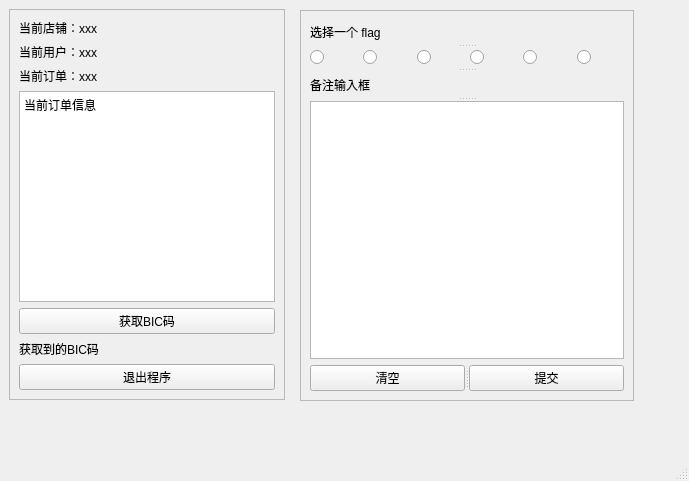
<?xml version="1.0" encoding="UTF-8"?>
<ui version="4.0">
 <class>mainWindow</class>
 <widget class="QMainWindow" name="mainWindow">
  <property name="geometry">
   <rect>
    <x>0</x>
    <y>0</y>
    <width>689</width>
    <height>481</height>
   </rect>
  </property>
  <property name="windowTitle">
   <string>备注监控</string>
  </property>
  <widget class="QWidget" name="centralwidget">
   <widget class="QFrame" name="frame">
    <property name="geometry">
     <rect>
      <x>9</x>
      <y>9</y>
      <width>276</width>
      <height>391</height>
     </rect>
    </property>
    <property name="frameShape">
     <enum>QFrame::StyledPanel</enum>
    </property>
    <property name="frameShadow">
     <enum>QFrame::Raised</enum>
    </property>
    <layout class="QVBoxLayout" name="verticalLayout">
     <item>
      <widget class="QLabel" name="CurrentStoreLabel">
       <property name="text">
        <string>当前店铺：xxx</string>
       </property>
      </widget>
     </item>
     <item>
      <widget class="QLabel" name="CurrentUserLabel">
       <property name="text">
        <string>当前用户：xxx</string>
       </property>
      </widget>
     </item>
     <item>
      <widget class="QLabel" name="CurrentOrderLabel">
       <property name="text">
        <string>当前订单：xxx</string>
       </property>
      </widget>
     </item>
     <item>
      <widget class="QTextBrowser" name="CurrentOrderInfo">
       <property name="html">
        <string>&lt;!DOCTYPE HTML PUBLIC &quot;-//W3C//DTD HTML 4.0//EN&quot; &quot;http://www.w3.org/TR/REC-html40/strict.dtd&quot;&gt;
&lt;html&gt;&lt;head&gt;&lt;meta name=&quot;qrichtext&quot; content=&quot;1&quot; /&gt;&lt;style type=&quot;text/css&quot;&gt;
p, li { white-space: pre-wrap; }
&lt;/style&gt;&lt;/head&gt;&lt;body style=&quot; font-family:'SimSun'; font-size:9pt; font-weight:400; font-style:normal;&quot;&gt;
&lt;p style=&quot; margin-top:0px; margin-bottom:0px; margin-left:0px; margin-right:0px; -qt-block-indent:0; text-indent:0px;&quot;&gt;当前订单信息&lt;/p&gt;&lt;/body&gt;&lt;/html&gt;</string>
       </property>
      </widget>
     </item>
     <item>
      <widget class="QPushButton" name="GetBicButton">
       <property name="text">
        <string>获取BIC码</string>
       </property>
      </widget>
     </item>
     <item>
      <widget class="QLabel" name="BicLabel">
       <property name="text">
        <string>获取到的BIC码</string>
       </property>
      </widget>
     </item>
     <item>
      <widget class="QPushButton" name="QuitButton">
       <property name="text">
        <string>退出程序</string>
       </property>
      </widget>
     </item>
    </layout>
   </widget>
   <widget class="QFrame" name="frame_2">
    <property name="geometry">
     <rect>
      <x>854</x>
      <y>9</y>
      <width>16</width>
      <height>517</height>
     </rect>
    </property>
    <property name="frameShape">
     <enum>QFrame::StyledPanel</enum>
    </property>
    <property name="frameShadow">
     <enum>QFrame::Raised</enum>
    </property>
   </widget>
   <widget class="QFrame" name="frame_3">
    <property name="geometry">
     <rect>
      <x>300</x>
      <y>10</y>
      <width>334</width>
      <height>391</height>
     </rect>
    </property>
    <property name="frameShape">
     <enum>QFrame::StyledPanel</enum>
    </property>
    <property name="frameShadow">
     <enum>QFrame::Raised</enum>
    </property>
    <layout class="QVBoxLayout" name="verticalLayout_2">
     <item>
      <widget class="QSplitter" name="splitter_2">
       <property name="orientation">
        <enum>Qt::Vertical</enum>
       </property>
       <widget class="QLabel" name="ChoiceFlagLabel">
        <property name="text">
         <string>选择一个 flag</string>
        </property>
       </widget>
       <widget class="QWidget" name="">
        <layout class="QHBoxLayout" name="horizontalLayout">
         <item>
          <widget class="QRadioButton" name="FlagRed">
           <property name="text">
            <string/>
           </property>
           <property name="icon">
            <iconset>
             <normaloff>flags/flag_red.png</normaloff>flags/flag_red.png</iconset>
           </property>
          </widget>
         </item>
         <item>
          <widget class="QRadioButton" name="FlagGrey">
           <property name="text">
            <string/>
           </property>
           <property name="icon">
            <iconset>
             <normaloff>flags/flag_grey.png</normaloff>flags/flag_grey.png</iconset>
           </property>
          </widget>
         </item>
         <item>
          <widget class="QRadioButton" name="FlagYellow">
           <property name="text">
            <string/>
           </property>
           <property name="icon">
            <iconset>
             <normaloff>flags/flag_yellow.png</normaloff>flags/flag_yellow.png</iconset>
           </property>
          </widget>
         </item>
         <item>
          <widget class="QRadioButton" name="FlagGreen">
           <property name="text">
            <string/>
           </property>
           <property name="icon">
            <iconset>
             <normaloff>flags/flag_green.png</normaloff>flags/flag_green.png</iconset>
           </property>
          </widget>
         </item>
         <item>
          <widget class="QRadioButton" name="FlagBlue">
           <property name="text">
            <string/>
           </property>
           <property name="icon">
            <iconset>
             <normaloff>flags/flag_blue.png</normaloff>flags/flag_blue.png</iconset>
           </property>
          </widget>
         </item>
         <item>
          <widget class="QRadioButton" name="FlagPurple">
           <property name="text">
            <string/>
           </property>
           <property name="icon">
            <iconset>
             <normaloff>flags/flag_purple.png</normaloff>flags/flag_purple.png</iconset>
           </property>
          </widget>
         </item>
        </layout>
       </widget>
       <widget class="QLabel" name="RemarkLabel">
        <property name="text">
         <string>备注输入框</string>
        </property>
       </widget>
       <widget class="QTextEdit" name="RemarkTextInput"/>
      </widget>
     </item>
     <item>
      <widget class="QSplitter" name="splitter">
       <property name="orientation">
        <enum>Qt::Horizontal</enum>
       </property>
       <widget class="QPushButton" name="ClearRemarkBotton">
        <property name="text">
         <string>清空</string>
        </property>
       </widget>
       <widget class="QPushButton" name="SubmitRemarkBotton">
        <property name="text">
         <string>提交</string>
        </property>
       </widget>
      </widget>
     </item>
    </layout>
   </widget>
  </widget>
  <widget class="QMenuBar" name="menubar">
   <property name="geometry">
    <rect>
     <x>0</x>
     <y>0</y>
     <width>689</width>
     <height>23</height>
    </rect>
   </property>
  </widget>
  <widget class="QStatusBar" name="statusbar"/>
 </widget>
 <resources/>
 <connections/>
</ui>
